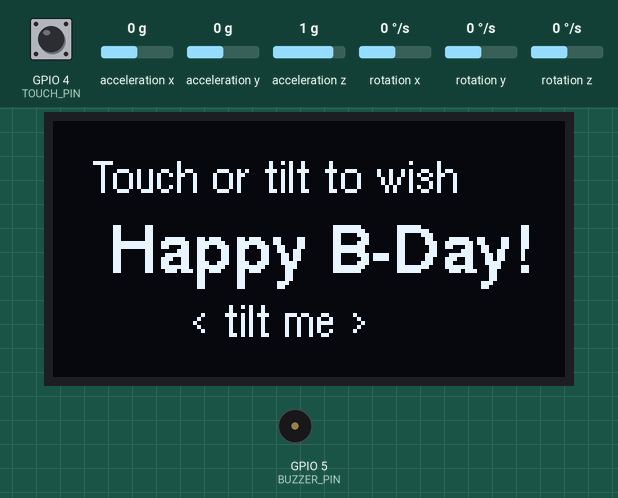
A sketch run on a simulated ESP32. Shown: 128×64 one-colour display, buzzer (waves = sounding). The inputs (shaded band) are chosen by the test bench; at power-on: acceleration x 0 g, GPIO 4 (TOUCH_PIN) LOW, acceleration y 0 g, acceleration z 1 g, rotation x 0 °/s, rotation y 0 °/s, rotation z 0 °/s. What the sketch prints to the serial monitor is not drawn.

Above: at 1.2 s.
1.3 s: acceleration x set to -0.3 g
2.8 s: acceleration x set to -0.6 g
At 3.28 s:
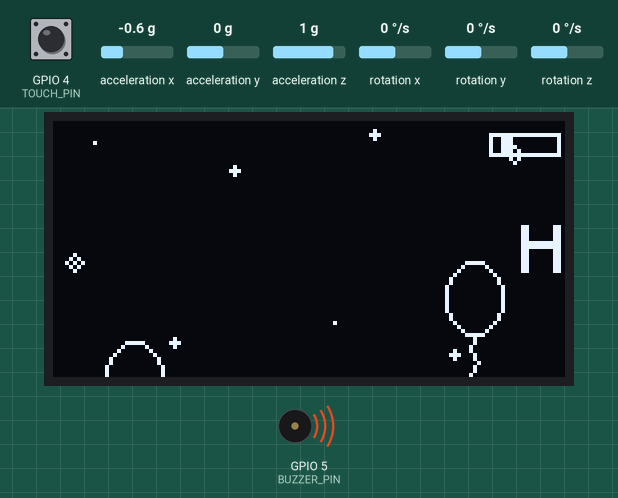
5.2 s: acceleration x set to -1.4 g
At 5.39 s:
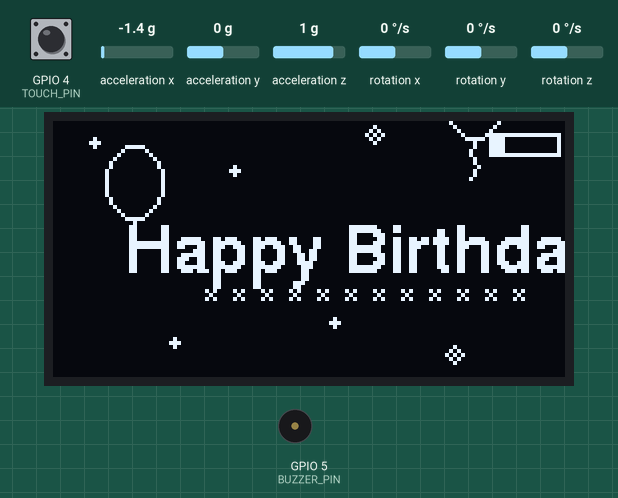
Timing chart, 0 to 12.7 s (numbered marks = the images above; inputs shaded):
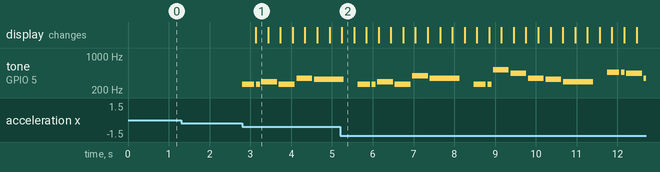

The sketch:

birthday_full.ino
```cpp
/*
  ╔══════════════════════════════════════════════════════════╗
  ║       Happy Birthday – Full Code                        ║
  ║  Triggers: Touch sensor (GPIO4) OR MPU-6050 tilt        ║
  ║  Output:   SH1106 OLED + Passive buzzer (GPIO5)         ║
  ║                                                          ║
  ║  I2C Bus (shared):                                       ║
  ║    SDA → GPIO21   SCL → GPIO22                          ║
  ║                                                          ║
  ║  Libraries needed (install via Arduino Library Manager): ║
  ║    • U8g2        by oliver                              ║
  ║    • MPU6050     by Electronic Cats                     ║
  ╚══════════════════════════════════════════════════════════╝

  Wiring summary
  ──────────────
  ESP32 3.3V  → OLED VCC, MPU VCC
  ESP32 GND   → OLED GND, MPU GND, MPU AD0
  ESP32 GPIO21→ OLED SDA, MPU SDA   (shared I2C row)
  ESP32 GPIO22→ OLED SCL, MPU SCL   (shared I2C row)
  ESP32 GPIO4 → Touch sensor signal
  ESP32 GPIO5 → Buzzer +
*/

#include <Arduino.h>
#include <Wire.h>
#include <U8g2lib.h>
#include <MPU6050.h>       // "MPU6050 by Electronic Cats"

// ── Pin definitions ───────────────────────────────────────────
#define SDA_PIN     21
#define SCL_PIN     22
#define TOUCH_PIN    4
#define BUZZER_PIN   5

// ── MPU-6050 ─────────────────────────────────────────────────
MPU6050 mpu;
bool    mpuOk = false;

// Tilt threshold in raw accelerometer units.
// At ±2g range: 16384 = 1g.  8000 ≈ 0.49g (gentle tilt).
// Increase to 12000 if it triggers too easily.
#define TILT_THRESHOLD 8000

int16_t ax, ay, az, gx, gy, gz;

// ── OLED ─────────────────────────────────────────────────────
U8G2_SH1106_128X64_NONAME_F_HW_I2C u8g2(U8G2_R0, U8X8_PIN_NONE);

// ── Notes ─────────────────────────────────────────────────────
#define NOTE_C4  262
#define NOTE_D4  294
#define NOTE_E4  330
#define NOTE_F4  349
#define NOTE_G4  392
#define NOTE_A4  440
#define NOTE_AS4 466
#define NOTE_C5  523
#define REST       0
#define TEMPO    140      // BPM

int melody[] = {
  NOTE_C4, NOTE_C4, NOTE_D4, NOTE_C4, NOTE_F4, NOTE_E4, REST,
  NOTE_C4, NOTE_C4, NOTE_D4, NOTE_C4, NOTE_G4, NOTE_F4, REST,
  NOTE_C4, NOTE_C4, NOTE_C5, NOTE_A4, NOTE_F4, NOTE_E4, NOTE_D4, REST,
  NOTE_AS4, NOTE_AS4, NOTE_A4, NOTE_F4, NOTE_G4, NOTE_F4
};

float noteDurations[] = {
  0.75, 0.25, 1.0, 1.0, 1.0, 2.0, 0.5,
  0.75, 0.25, 1.0, 1.0, 1.0, 2.0, 0.5,
  0.75, 0.25, 1.0, 1.0, 1.0, 1.0, 2.0, 0.5,
  0.75, 0.25, 1.0, 1.0, 1.5, 3.0
};

const int noteCount = sizeof(melody) / sizeof(melody[0]);

// ── Music state ───────────────────────────────────────────────
int           noteIndex = 0;
unsigned long noteStart = 0;
unsigned long noteDurMs = 0;
bool          noteOn    = false;

// ── Animation state ───────────────────────────────────────────
bool          wasHeld   = false;
unsigned long lastFrame = 0;
#define FRAME_MS 40        // ~25 fps

int textX      = 128;      // scrolling text X position
int globalTick = 0;        // animation tick counter

struct Balloon { int x, y, speed; };
Balloon balloons[3] = {
  { 20,  70, 1 },
  { 64,  90, 2 },
  { 105, 50, 1 },
};

struct Sparkle { int x, y, phase; };
Sparkle sparkles[8] = {
  { 10,  5,  0 }, { 45, 12, 1 }, { 80,  3, 2 }, { 115,  8, 3 },
  { 30, 55,  1 }, { 70, 50, 0 }, { 100, 58, 2 }, {   5, 35, 3 },
};

// ═════════════════════════════════════════════════════════════
//  HELPERS
// ═════════════════════════════════════════════════════════════

float bpmToMs(float beats) {
  return beats * (60000.0f / TEMPO);
}

// ── Trigger detection ─────────────────────────────────────────
// Returns true when touch pin is HIGH OR device is tilted.
bool isTriggerActive() {
  bool touch = (digitalRead(TOUCH_PIN) == HIGH);
  if (!mpuOk) return touch;

  mpu.getMotion6(&ax, &ay, &az, &gx, &gy, &gz);
  bool tilt = (abs(ax) > TILT_THRESHOLD) || (abs(ay) > TILT_THRESHOLD);
  return touch || tilt;
}

// ── Music playback ────────────────────────────────────────────
void startMusic() {
  noteIndex = 0;
  noteStart = millis();
  noteDurMs = (unsigned long)bpmToMs(noteDurations[0]);
  noteOn    = true;
  if (melody[0] != REST) tone(BUZZER_PIN, melody[0]);
}

void updateMusic() {
  unsigned long now     = millis();
  unsigned long elapsed = now - noteStart;

  // Cut note slightly early for a crisp staccato gap
  if (noteOn && elapsed >= (unsigned long)(noteDurMs * 0.85f)) {
    noTone(BUZZER_PIN);
    noteOn = false;
  }

  // Advance to next note
  if (elapsed >= noteDurMs) {
    noteIndex = (noteIndex + 1) % noteCount;
    noteStart = now;
    noteDurMs = (unsigned long)bpmToMs(noteDurations[noteIndex]);
    noteOn    = true;
    if (melody[noteIndex] != REST) tone(BUZZER_PIN, melody[noteIndex]);
    else                           noTone(BUZZER_PIN);
  }
}

// ── Reset animation to initial state ─────────────────────────
void resetAnimation() {
  textX      = 128;
  globalTick = 0;
  balloons[0] = { 20,  70, 1 };
  balloons[1] = { 64,  90, 2 };
  balloons[2] = { 105, 50, 1 };
}

// ═════════════════════════════════════════════════════════════
//  DRAW FUNCTIONS
// ═════════════════════════════════════════════════════════════

// Balloon: oval body + knotted string
void drawBalloon(int x, int y) {
  if (y > 68 || y < -15) return;
  u8g2.drawEllipse(x, y, 7, 9, U8G2_DRAW_ALL);
  u8g2.drawPixel(x, y + 9);                        // knot
  u8g2.drawLine(x,     y + 10, x - 1, y + 13);
  u8g2.drawLine(x - 1, y + 13, x + 1, y + 16);
  u8g2.drawLine(x + 1, y + 16, x - 1, y + 19);
}

// Sparkle: dot → small plus → big star → off, cycling every 6 ticks
void drawSparkle(int x, int y, int phase) {
  int state = (globalTick + phase) % 6;
  switch (state) {
    case 0:
      u8g2.drawPixel(x, y);
      break;
    case 1:
    case 2:
      u8g2.drawPixel(x,     y);
      u8g2.drawPixel(x - 1, y);
      u8g2.drawPixel(x + 1, y);
      u8g2.drawPixel(x,     y - 1);
      u8g2.drawPixel(x,     y + 1);
      break;
    case 3:
      u8g2.drawPixel(x,     y);
      u8g2.drawPixel(x - 2, y);
      u8g2.drawPixel(x + 2, y);
      u8g2.drawPixel(x,     y - 2);
      u8g2.drawPixel(x,     y + 2);
      u8g2.drawPixel(x - 1, y - 1);
      u8g2.drawPixel(x + 1, y - 1);
      u8g2.drawPixel(x - 1, y + 1);
      u8g2.drawPixel(x + 1, y + 1);
      break;
    // cases 4, 5: off — nothing drawn
  }
}

// Tilt bar: tiny sliding indicator in top-right corner.
// The filled block shifts left/right with X-axis tilt.
void drawTiltBar() {
  if (!mpuOk) return;
  int cx     = 118;
  int cy     =   6;
  int offset = constrain(map(ax, -16384, 16384, -7, 7), -7, 7);
  u8g2.drawFrame(cx - 9, cy - 3, 18, 6);           // bar outline
  u8g2.drawBox(cx + offset - 1, cy - 2, 3, 4);     // sliding block
}

// Full celebration frame
void drawCelebration() {
  u8g2.clearBuffer();

  // Sparkles
  for (int i = 0; i < 8; i++)
    drawSparkle(sparkles[i].x, sparkles[i].y, sparkles[i].phase);

  // Balloons
  for (int i = 0; i < 3; i++)
    drawBalloon(balloons[i].x, balloons[i].y);

  // Scrolling "Happy Birthday!" — two copies for seamless loop
  u8g2.setFont(u8g2_font_helvB12_tr);
  u8g2.drawStr(textX,       38, "Happy Birthday!");
  u8g2.drawStr(textX + 140, 38, "Happy Birthday!");

  // Decorative second line
  u8g2.setFont(u8g2_font_helvR08_tr);
  u8g2.drawStr(textX + 20, 50, "* * * * * * * * * * * *");

  // MPU tilt indicator
  drawTiltBar();

  u8g2.sendBuffer();

  // ── Advance state ──────────────────────────────────────────
  globalTick++;

  // Scroll left; wrap when first copy is fully off-screen
  textX -= 2;
  if (textX <= -140) textX += 140;

  // Float balloons upward; wrap back to bottom
  for (int i = 0; i < 3; i++) {
    balloons[i].y -= balloons[i].speed;
    if (balloons[i].y < -20) balloons[i].y = 72;
  }
}

// Idle screen shown when no trigger is active
void drawIdle() {
  u8g2.clearBuffer();

  if (mpuOk) {
    // MPU detected: show tilt hint
    u8g2.setFont(u8g2_font_helvR08_tr);
    u8g2.drawStr(10, 18, "Touch or tilt to wish");
    u8g2.setFont(u8g2_font_helvB12_tr);
    u8g2.drawStr(14, 38, "Happy B-Day!");
    u8g2.setFont(u8g2_font_helvR08_tr);
    u8g2.drawStr(34, 54, "< tilt me >");
  } else {
    // Touch-only fallback
    u8g2.setFont(u8g2_font_helvR10_tr);
    u8g2.drawStr(18, 28, "Touch to wish");
    u8g2.setFont(u8g2_font_helvB12_tr);
    u8g2.drawStr(22, 48, "Happy B-Day!");
    // Small "touch" icon
    u8g2.drawCircle(64, 57, 4, U8G2_DRAW_ALL);
    u8g2.drawLine(64, 53, 64, 50);
  }

  u8g2.sendBuffer();
}

// ═════════════════════════════════════════════════════════════
//  SETUP
// ═════════════════════════════════════════════════════════════
void setup() {
  Serial.begin(115200);

  pinMode(TOUCH_PIN,  INPUT);
  pinMode(BUZZER_PIN, OUTPUT);

  // Start I2C — shared by OLED and MPU-6050
  Wire.begin(SDA_PIN, SCL_PIN);

  // ── MPU-6050 init ─────────────────────────────────────────
  mpu.initialize();
  if (mpu.testConnection()) {
    mpuOk = true;
    mpu.setFullScaleAccelRange(MPU6050_ACCEL_FS_2);  // ±2g, most sensitive
    mpu.setDLPFMode(MPU6050_DLPF_BW_5);             // 5 Hz low-pass, smooth out noise
    Serial.println(F("MPU-6050: connected"));
  } else {
    mpuOk = false;
    Serial.println(F("MPU-6050: not found — touch-only mode"));
  }

  // ── OLED init ─────────────────────────────────────────────
  u8g2.begin();
  u8g2.setContrast(200);

  drawIdle();
}

// ═════════════════════════════════════════════════════════════
//  LOOP
// ═════════════════════════════════════════════════════════════
void loop() {
  unsigned long now  = millis();
  bool          held = isTriggerActive();

  if (held) {
    // ── Trigger just started ───────────────────────────────
    if (!wasHeld) {
      resetAnimation();
      startMusic();
      lastFrame = now;
    }

    // Keep music ticking
    updateMusic();

    // Draw next animation frame at ~25 fps
    if (now - lastFrame >= FRAME_MS) {
      drawCelebration();
      lastFrame = now;
    }

  } else {
    // ── Trigger just released ──────────────────────────────
    if (wasHeld) {
      noTone(BUZZER_PIN);
      drawIdle();
    }
  }

  wasHeld = held;
  delay(5);
}
```

Measured:
- the behaviour switches between -0.4 and -0.5 g on acceleration x (found by bisection; images 0 and 1)
- after the input at 1.3 s, every drawn part: stays the same
- after the input at 2.8 s, tone on GPIO 5 (BUZZER_PIN): plays 262 Hz for 0.29 s, 262 Hz for 0.09 s, 294 Hz for 0.39 s, 262 Hz for 0.39 s, 349 Hz for 0.39 s, 330 Hz for 0.64 s, starting at once; the display: changes after 0.33 s (image 1)
